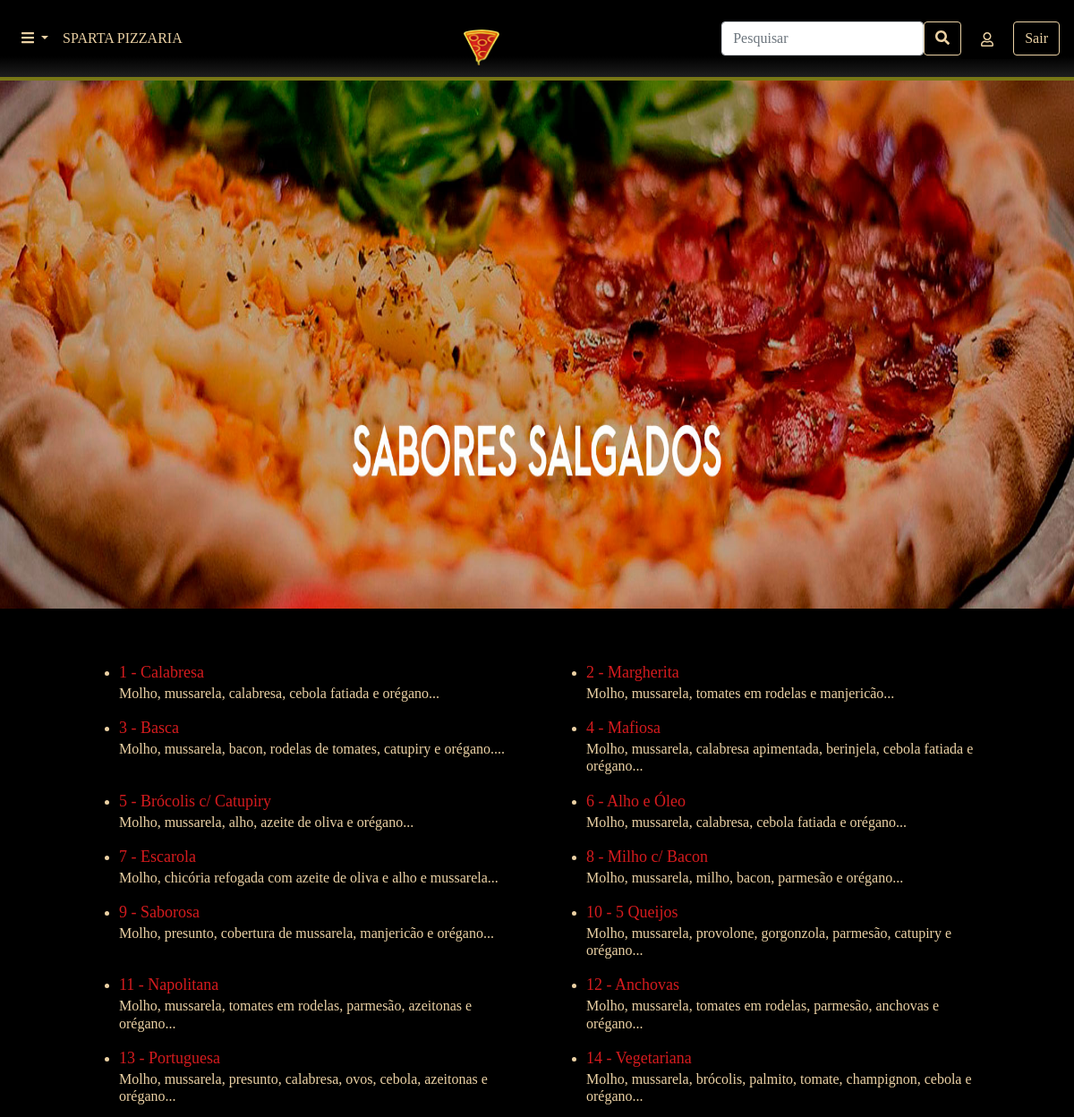
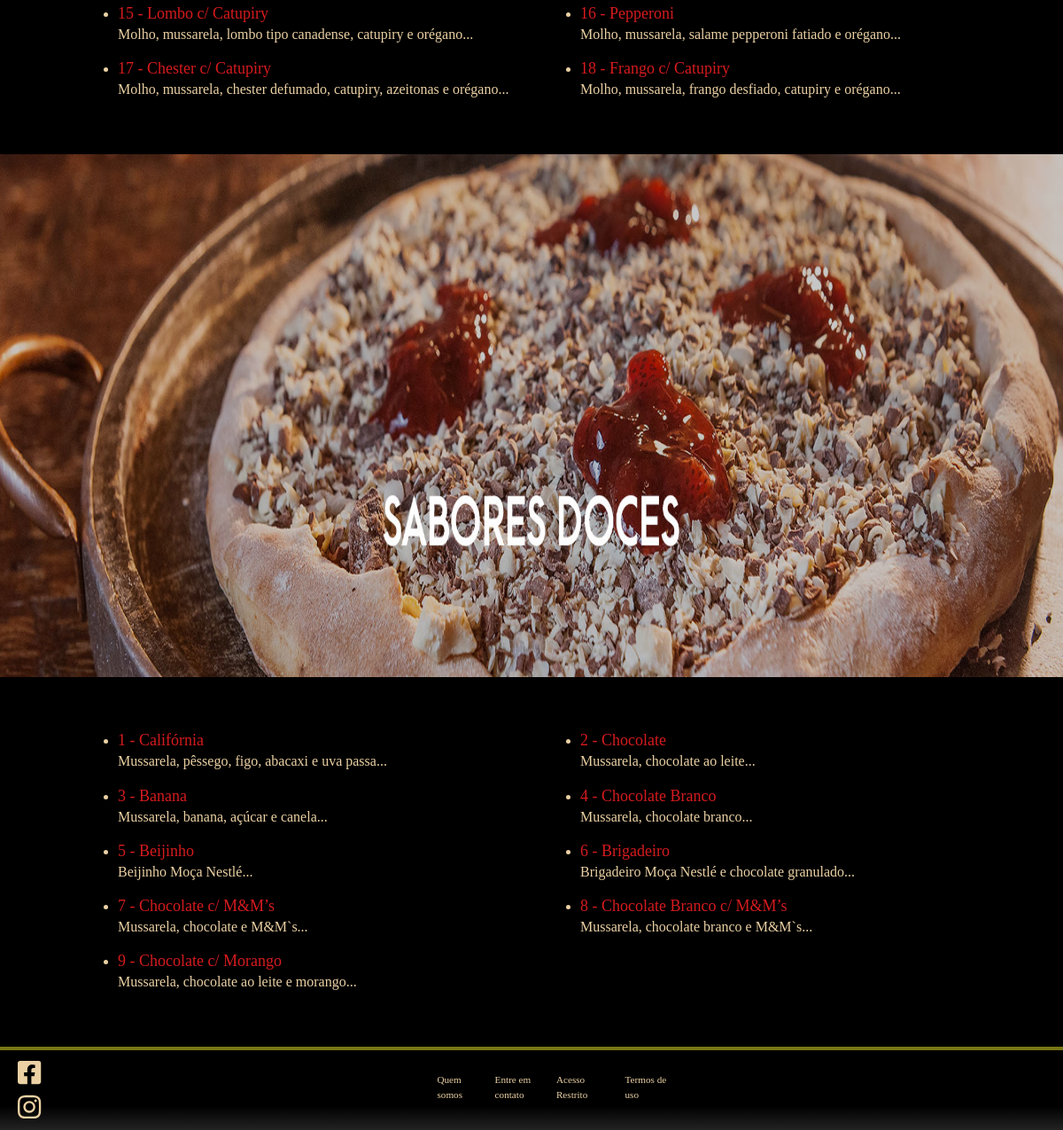
Page /cardapio.php on the committed database (2 pictures, top to bottom).
### tables this page shows
CREATE TABLE `pizza` (
  `id` int NOT NULL AUTO_INCREMENT,
  `sabor` varchar(65) NOT NULL,
  `preco` float NOT NULL,
  `imagem` varchar(200) DEFAULT NULL,
  `descricao` varchar(145) NOT NULL,
  `categoria` char(1) NOT NULL,
  PRIMARY KEY (`id`)
);

### classes/Conexao.php (called while the page is built, shortened)
<?php
class Conexao
{
	private $host;
	private $user;
	private $password;
	public function __construct() {
		$this->host = 'mysql:host=localhost;dbname=pizzaria_sparta';
		$this->user = 'root';
		$this->password = 'JuanPablo';
	}
    public function conectar() {
    	try {
			$conn = new PDO(
							$this->host,
							$this->user,
							$this->password
						);
			return $conn;
		} catch (PDOException $e) {
			echo 'Erro na conexao. Erro reportado: ' . $e->getMessage();
			exit;
		}
    }
}

### classes/PizzaDAO.php (called while the page is built, shortened)
<?php
require_once 'Model.php';
class PizzaDAO extends Model
{
    public function __construct()
    {
        $this->tabela = 'pizza';
        $this->class  = 'Pizza';
    }
    public function listarSalgada()
    {
        $sql = "SELECT * FROM {$this->tabela} where categoria=1";
        $stmt = $this->db->prepare($sql);
        $stmt->setFetchMode(PDO::FETCH_CLASS, $this->class);
        $stmt->execute();
        return $stmt->fetchAll();
    }
    public function listarDoce()
    {
        $sql = "SELECT * FROM {$this->tabela} where categoria=0 ";
        $stmt = $this->db->prepare($sql);
        $stmt->setFetchMode(PDO::FETCH_CLASS, $this->class);
        $stmt->execute();
        return $stmt->fetchAll();
    }
}

### classes/Model.php (called while the page is built, shortened)
<?php
require 'Conexao.php';
class Model
{
	public function __construct()
	{
		$conexao = new Conexao();
		$this->db = $conexao->conectar();
	}
}

### classes/Pizza.php (called while the page is built, shortened)
<?php
class Pizza
{
	private $id;
	private $sabor;
	private $descricao;
    public function getId()
    {
        return $this->id;
    }
    public function getSabor()
    {
        return $this->sabor;
    }
    public function getDescricao()
    {
        return $this->descricao;
    }
}

### cardapio.php (the view, shortened to what this page needs)
<!DOCTYPE html>
<?php include './layout/header.php'; ?>
<?php include './layout/menu.php'; ?>
<?php
require 'classes/Pizza.php';
require 'classes/PizzaDAO.php';
$pizzaDAO = new PizzaDAO();
$pizzasSalgada = $pizzaDAO->listarSalgada();
$pizzasDoce = $pizzaDAO->listarDoce();
?>
<div class="pizzas-salgadas">
<img src="assets\img\cardapio-pizzaria-sparta-salgado.png" class="img-fluid slide3 " >
<section class="service">
  <div class="container">
    <div class="price-listing position-relative p-5">
      <div class="row ">
        <?php
        $n = 1;
        foreach($pizzasSalgada as $pizza){
          ?>
        <div class="col-lg-6">
          <div class="listing d-inline-block">
            <ul>
              <form action='cardapio_pedido.php' method='POST'>
              <li>
                <a href="pedido.php?pizza=<?= $pizza->getId() ?>">
                <span style="font-size: 18px; color: #D51B1E;">
                  <?= $n ?> -
                  <?= $pizza->getSabor() ?>
                </span>
                </a>
                <h6>
                  <?= $pizza->getDescricao() ?>
                </h6>
              </li>
              </form>
          </div>
        </div>
        <?php
          $n++;
         } ?>
      </div>
    </div>
  </div>
 </section>
</div>
<div class="pizzas-doces">
<img src="assets\img\cardapio-pizzaria-sparta-doce.png" class="img-fluid slide3">
<section class="service">
  <div class="container">
    <div class="price-listing position-relative p-5">
      <div class="row ">
        <?php
         $n = 1;
        foreach($pizzasDoce as $pizza){ ?>
        <div class="col-lg-6">
          <div class="listing d-inline-block">
            <ul>
              <li><span style="font-size: 18px; color: #D51B1E;">
                <?= $n ?> -
                <?= $pizza->getSabor() ?></span><h6><?= $pizza->getDescricao() ?></h6> <span class="float-right">  </span></li>
          </div>
        </div>
        <?php
        $n++;
      } ?>
      </div>
    </div>
  </div>
</section>
</div>
<?php include './layout/footer.php'; ?>

### assets/css/estilo.css (style rules this page uses)
body { background-color: #fefdf2; font-family: "Avant Garde","Avantgarde","Century Gothic","CenturyGothic","AppleGothic","sans-serif"; }
.slide3 { width: 100%; height: 600px; margin-top: 0px; padding-bottom: 10px; }

### rows in the picture
pizza: sabor "Calabresa", descricao "Molho, mussarela, calabresa, cebola fatiada e orégano..."
pizza: sabor "Margherita", descricao "Molho, mussarela, tomates em rodelas e manjericão..."
pizza: sabor "Basca", descricao "Molho, mussarela, bacon, rodelas de tomates, catupiry e orégano...."
pizza: sabor "Mafiosa", descricao "Molho, mussarela, calabresa apimentada, berinjela, cebola fatiada e orégano..."
pizza: sabor "Brócolis c/ Catupiry", descricao "Molho, mussarela, alho, azeite de oliva e orégano..."
pizza: sabor "Alho e Óleo", descricao "Molho, mussarela, calabresa, cebola fatiada e orégano..."
pizza: sabor "Escarola", descricao "Molho, chicória refogada com azeite de oliva e alho e mussarela..."
pizza: sabor "Milho c/ Bacon", descricao "Molho, mussarela, milho, bacon, parmesão e orégano..."
pizza: sabor "Saborosa", descricao "Molho, presunto, cobertura de mussarela, manjericão e orégano..."
pizza: sabor "5 Queijos", descricao "Molho, mussarela, provolone, gorgonzola, parmesão, catupiry e orégano..."
pizza: sabor "Napolitana", descricao "Molho, mussarela, tomates em rodelas, parmesão, azeitonas e orégano..."
pizza: sabor "Anchovas", descricao "Molho, mussarela, tomates em rodelas, parmesão, anchovas e orégano..."
pizza: sabor "Portuguesa", descricao "Molho, mussarela, presunto, calabresa, ovos, cebola, azeitonas e orégano..."
pizza: sabor "Vegetariana", descricao "Molho, mussarela, brócolis, palmito, tomate, champignon, cebola e orégano..."
pizza: sabor "Lombo c/ Catupiry", descricao "Molho, mussarela, lombo tipo canadense, catupiry e orégano..."
pizza: sabor "Pepperoni", descricao "Molho, mussarela, salame pepperoni fatiado e orégano..."
pizza: sabor "Chester c/ Catupiry", descricao "Molho, mussarela, chester defumado, catupiry, azeitonas e orégano..."
pizza: sabor "Frango c/ Catupiry", descricao "Molho, mussarela, frango desfiado, catupiry e orégano..."
pizza: sabor "Califórnia", descricao "Mussarela, pêssego, figo, abacaxi e uva passa..."
pizza: sabor "Chocolate", descricao "Mussarela, chocolate ao leite..."
pizza: sabor "Banana", descricao "Mussarela, banana, açúcar e canela..."
pizza: sabor "Chocolate Branco", descricao "Mussarela, chocolate branco..."
pizza: sabor "Beijinho", descricao "Beijinho Moça Nestlé..."
pizza: sabor "Brigadeiro", descricao "Brigadeiro Moça Nestlé e chocolate granulado..."
pizza: sabor "Chocolate c/ M&M’s", descricao "Mussarela, chocolate e M&M`s..."
pizza: sabor "Chocolate Branco c/ M&M’s", descricao "Mussarela, chocolate branco e M&M`s..."
pizza: sabor "Chocolate c/ Morango", descricao "Mussarela, chocolate ao leite e morango..."
